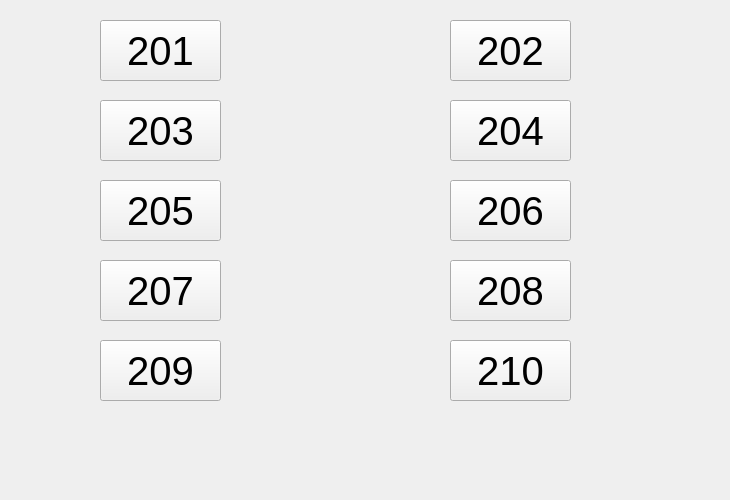
     <widget class="QWidget" name="shuangrenjian">
      <attribute name="title">
       <string>双人间</string>
      </attribute>
      <widget class="QPushButton" name="srj_1">
       <property name="geometry">
        <rect>
         <x>100</x>
         <y>20</y>
         <width>121</width>
         <height>61</height>
        </rect>
       </property>
       <property name="font">
        <font>
         <pointsize>30</pointsize>
        </font>
       </property>
       <property name="text">
        <string>201</string>
       </property>
      </widget>
      <widget class="QPushButton" name="srj_2">
       <property name="geometry">
        <rect>
         <x>450</x>
         <y>20</y>
         <width>121</width>
         <height>61</height>
        </rect>
       </property>
       <property name="font">
        <font>
         <pointsize>30</pointsize>
        </font>
       </property>
       <property name="text">
        <string>202</string>
       </property>
      </widget>
      <widget class="QPushButton" name="srj_3">
       <property name="geometry">
        <rect>
         <x>100</x>
         <y>100</y>
         <width>121</width>
         <height>61</height>
        </rect>
       </property>
       <property name="font">
        <font>
         <pointsize>30</pointsize>
        </font>
       </property>
       <property name="text">
        <string>203</string>
       </property>
      </widget>
      <widget class="QPushButton" name="srj_4">
       <property name="geometry">
        <rect>
         <x>450</x>
         <y>100</y>
         <width>121</width>
         <height>61</height>
        </rect>
       </property>
       <property name="font">
        <font>
         <pointsize>30</pointsize>
        </font>
       </property>
       <property name="text">
        <string>204</string>
       </property>
      </widget>
      <widget class="QPushButton" name="srj_6">
       <property name="geometry">
        <rect>
         <x>450</x>
         <y>180</y>
         <width>121</width>
         <height>61</height>
        </rect>
       </property>
       <property name="font">
        <font>
         <pointsize>30</pointsize>
        </font>
       </property>
       <property name="text">
        <string>206</string>
       </property>
      </widget>
      <widget class="QPushButton" name="srj_7">
       <property name="geometry">
        <rect>
         <x>100</x>
         <y>260</y>
         <width>121</width>
         <height>61</height>
        </rect>
       </property>
       <property name="font">
        <font>
         <pointsize>30</pointsize>
        </font>
       </property>
       <property name="text">
        <string>207</string>
       </property>
      </widget>
      <widget class="QPushButton" name="srj_8">
       <property name="geometry">
        <rect>
         <x>450</x>
         <y>260</y>
         <width>121</width>
         <height>61</height>
        </rect>
       </property>
       <property name="font">
        <font>
         <pointsize>30</pointsize>
        </font>
       </property>
       <property name="text">
        <string>208</string>
       </property>
      </widget>
      <widget class="QPushButton" name="srj_5">
       <property name="geometry">
        <rect>
         <x>100</x>
         <y>180</y>
         <width>121</width>
         <height>61</height>
        </rect>
       </property>
       <property name="font">
        <font>
         <pointsize>30</pointsize>
        </font>
       </property>
       <property name="text">
        <string>205</string>
       </property>
      </widget>
      <widget class="QPushButton" name="srj_10">
       <property name="geometry">
        <rect>
         <x>450</x>
         <y>340</y>
         <width>121</width>
         <height>61</height>
        </rect>
       </property>
       <property name="font">
        <font>
         <pointsize>30</pointsize>
        </font>
       </property>
       <property name="text">
        <string>210</string>
       </property>
      </widget>
      <widget class="QPushButton" name="srj_9">
       <property name="geometry">
        <rect>
         <x>100</x>
         <y>340</y>
         <width>121</width>
         <height>61</height>
        </rect>
       </property>
       <property name="font">
        <font>
         <pointsize>30</pointsize>
        </font>
       </property>
       <property name="text">
        <string>209</string>
       </property>
      </widget>
      <widget class="QLabel" name="label_2">
       <property name="geometry">
        <rect>
         <x>0</x>
         <y>0</y>
         <width>721</width>
         <height>491</height>
        </rect>
       </property>
       <property name="styleSheet">
        <string notr="true">border-image: url(:/picture/1.jpg);</string>
       </property>
       <property name="text">
        <string/>
       </property>
      </widget>
      <zorder>label_2</zorder>
      <zorder>srj_1</zorder>
      <zorder>srj_2</zorder>
      <zorder>srj_3</zorder>
      <zorder>srj_4</zorder>
      <zorder>srj_6</zorder>
      <zorder>srj_7</zorder>
      <zorder>srj_8</zorder>
      <zorder>srj_5</zorder>
      <zorder>srj_10</zorder>
      <zorder>srj_9</zorder>
     </widget>
